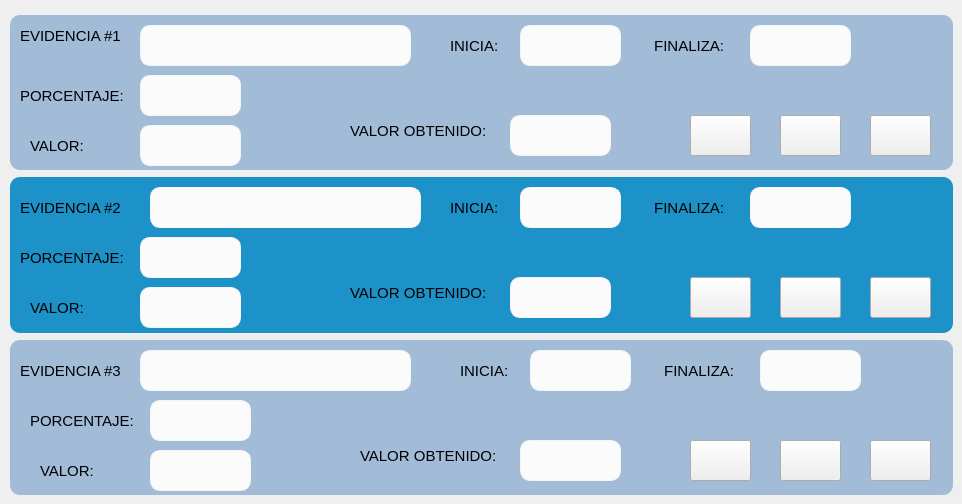
     <widget class="QWidget" name="tab_7">
      <attribute name="title">
       <string>TEMA 7</string>
      </attribute>
      <widget class="QFrame" name="frame_32">
       <property name="geometry">
        <rect>
         <x>10</x>
         <y>177</y>
         <width>943</width>
         <height>156</height>
        </rect>
       </property>
       <property name="styleSheet">
        <string notr="true">QFrame {
                background-color: rgb(29, 146, 200);
                border: none;
                border-radius: 10px;
                transition: background-color 0.5s ease-in-out;
            }
            QFrame:hover {
                background-color: rgb(102, 187, 255);
            }</string>
       </property>
       <property name="frameShape">
        <enum>QFrame::StyledPanel</enum>
       </property>
       <property name="frameShadow">
        <enum>QFrame::Raised</enum>
       </property>
       <widget class="QPushButton" name="pushButton_88">
        <property name="geometry">
         <rect>
          <x>680</x>
          <y>100</y>
          <width>61</width>
          <height>41</height>
         </rect>
        </property>
        <property name="text">
         <string/>
        </property>
        <property name="icon">
         <iconset>
          <normaloff>D:/Users/MAL19/Downloads/archivo.png</normaloff>D:/Users/MAL19/Downloads/archivo.png</iconset>
        </property>
        <property name="iconSize">
         <size>
          <width>35</width>
          <height>35</height>
         </size>
        </property>
       </widget>
       <widget class="QPushButton" name="pushButton_89">
        <property name="geometry">
         <rect>
          <x>860</x>
          <y>100</y>
          <width>61</width>
          <height>41</height>
         </rect>
        </property>
        <property name="text">
         <string/>
        </property>
        <property name="icon">
         <iconset>
          <normaloff>D:/Users/MAL19/Downloads/lista-de-verificacion.png</normaloff>D:/Users/MAL19/Downloads/lista-de-verificacion.png</iconset>
        </property>
        <property name="iconSize">
         <size>
          <width>35</width>
          <height>35</height>
         </size>
        </property>
       </widget>
       <widget class="QPushButton" name="pushButton_90">
        <property name="geometry">
         <rect>
          <x>770</x>
          <y>100</y>
          <width>61</width>
          <height>41</height>
         </rect>
        </property>
        <property name="text">
         <string/>
        </property>
        <property name="icon">
         <iconset>
          <normaloff>D:/Users/MAL19/Downloads/subir.png</normaloff>D:/Users/MAL19/Downloads/subir.png</iconset>
        </property>
        <property name="iconSize">
         <size>
          <width>35</width>
          <height>35</height>
         </size>
        </property>
       </widget>
       <widget class="QLabel" name="label_116">
        <property name="geometry">
         <rect>
          <x>10</x>
          <y>10</y>
          <width>121</width>
          <height>41</height>
         </rect>
        </property>
        <property name="font">
         <font>
          <family>Segoe UI</family>
          <pointsize>11</pointsize>
         </font>
        </property>
        <property name="styleSheet">
         <string notr="true">QLabel{
background-color:transparent;
border:none;

}</string>
        </property>
        <property name="text">
         <string>EVIDENCIA #2</string>
        </property>
       </widget>
       <widget class="QLineEdit" name="materia_116">
        <property name="geometry">
         <rect>
          <x>140</x>
          <y>10</y>
          <width>271</width>
          <height>41</height>
         </rect>
        </property>
        <property name="font">
         <font>
          <family>Segoe UI</family>
          <pointsize>12</pointsize>
         </font>
        </property>
        <property name="styleSheet">
         <string notr="true">QLineEdit{
background-color:#fafbfa;
border-radius:10px;
border:1px solid #f4f4f4;
text-aling:center;
}
</string>
        </property>
        <property name="readOnly">
         <bool>true</bool>
        </property>
       </widget>
       <widget class="QLineEdit" name="materia_117">
        <property name="geometry">
         <rect>
          <x>510</x>
          <y>10</y>
          <width>101</width>
          <height>41</height>
         </rect>
        </property>
        <property name="font">
         <font>
          <family>Segoe UI</family>
          <pointsize>12</pointsize>
         </font>
        </property>
        <property name="styleSheet">
         <string notr="true">QLineEdit{
background-color:#fafbfa;
border-radius:10px;
border:1px solid #f4f4f4;
text-aling:center;
}
</string>
        </property>
        <property name="readOnly">
         <bool>true</bool>
        </property>
       </widget>
       <widget class="QLabel" name="label_117">
        <property name="geometry">
         <rect>
          <x>440</x>
          <y>10</y>
          <width>71</width>
          <height>41</height>
         </rect>
        </property>
        <property name="font">
         <font>
          <family>Segoe UI</family>
          <pointsize>11</pointsize>
         </font>
        </property>
        <property name="styleSheet">
         <string notr="true">QLabel{
background-color:transparent;
border:none;

}</string>
        </property>
        <property name="text">
         <string>INICIA:</string>
        </property>
       </widget>
       <widget class="QLineEdit" name="materia_118">
        <property name="geometry">
         <rect>
          <x>130</x>
          <y>60</y>
          <width>101</width>
          <height>41</height>
         </rect>
        </property>
        <property name="font">
         <font>
          <family>Segoe UI</family>
          <pointsize>12</pointsize>
         </font>
        </property>
        <property name="styleSheet">
         <string notr="true">QLineEdit{
background-color:#fafbfa;
border-radius:10px;
border:1px solid #f4f4f4;
text-aling:center;
}
</string>
        </property>
        <property name="readOnly">
         <bool>true</bool>
        </property>
       </widget>
       <widget class="QLineEdit" name="materia_119">
        <property name="geometry">
         <rect>
          <x>740</x>
          <y>10</y>
          <width>101</width>
          <height>41</height>
         </rect>
        </property>
        <property name="font">
         <font>
          <family>Segoe UI</family>
          <pointsize>12</pointsize>
         </font>
        </property>
        <property name="styleSheet">
         <string notr="true">QLineEdit{
background-color:#fafbfa;
border-radius:10px;
border:1px solid #f4f4f4;
text-aling:center;
}
</string>
        </property>
        <property name="text">
         <string/>
        </property>
        <property name="readOnly">
         <bool>true</bool>
        </property>
       </widget>
       <widget class="QLabel" name="label_118">
        <property name="geometry">
         <rect>
          <x>20</x>
          <y>110</y>
          <width>61</width>
          <height>41</height>
         </rect>
        </property>
        <property name="font">
         <font>
          <family>Segoe UI</family>
          <pointsize>11</pointsize>
         </font>
        </property>
        <property name="styleSheet">
         <string notr="true">QLabel{
background-color:transparent;
border:none;

}</string>
        </property>
        <property name="text">
         <string>VALOR:</string>
        </property>
       </widget>
       <widget class="QLabel" name="label_119">
        <property name="geometry">
         <rect>
          <x>10</x>
          <y>60</y>
          <width>121</width>
          <height>41</height>
         </rect>
        </property>
        <property name="font">
         <font>
          <family>Segoe UI</family>
          <pointsize>11</pointsize>
         </font>
        </property>
        <property name="styleSheet">
         <string notr="true">QLabel{
background-color:transparent;
border:none;

}</string>
        </property>
        <property name="text">
         <string>PORCENTAJE:</string>
        </property>
       </widget>
       <widget class="QLabel" name="label_120">
        <property name="geometry">
         <rect>
          <x>340</x>
          <y>100</y>
          <width>161</width>
          <height>31</height>
         </rect>
        </property>
        <property name="font">
         <font>
          <family>Segoe UI</family>
          <pointsize>11</pointsize>
         </font>
        </property>
        <property name="styleSheet">
         <string notr="true">QLabel{
background-color:transparent;
border:none;

}</string>
        </property>
        <property name="text">
         <string>VALOR OBTENIDO:</string>
        </property>
       </widget>
       <widget class="QLineEdit" name="materia_120">
        <property name="geometry">
         <rect>
          <x>130</x>
          <y>110</y>
          <width>101</width>
          <height>41</height>
         </rect>
        </property>
        <property name="font">
         <font>
          <family>Segoe UI</family>
          <pointsize>12</pointsize>
         </font>
        </property>
        <property name="styleSheet">
         <string notr="true">QLineEdit{
background-color:#fafbfa;
border-radius:10px;
border:1px solid #f4f4f4;
text-aling:center;
}
</string>
        </property>
        <property name="text">
         <string/>
        </property>
        <property name="readOnly">
         <bool>true</bool>
        </property>
       </widget>
       <widget class="QLineEdit" name="materia_121">
        <property name="geometry">
         <rect>
          <x>500</x>
          <y>100</y>
          <width>101</width>
          <height>41</height>
         </rect>
        </property>
        <property name="font">
         <font>
          <family>Segoe UI</family>
          <pointsize>12</pointsize>
         </font>
        </property>
        <property name="styleSheet">
         <string notr="true">QLineEdit{
background-color:#fafbfa;
border-radius:10px;
border:1px solid #f4f4f4;
text-aling:center;
}
</string>
        </property>
        <property name="text">
         <string/>
        </property>
        <property name="readOnly">
         <bool>true</bool>
        </property>
       </widget>
       <widget class="QLabel" name="label_121">
        <property name="geometry">
         <rect>
          <x>640</x>
          <y>10</y>
          <width>91</width>
          <height>41</height>
         </rect>
        </property>
        <property name="font">
         <font>
          <family>Segoe UI</family>
          <pointsize>11</pointsize>
         </font>
        </property>
        <property name="styleSheet">
         <string notr="true">QLabel{
background-color:transparent;
border:none;

}</string>
        </property>
        <property name="text">
         <string> FINALIZA:</string>
        </property>
       </widget>
      </widget>
      <widget class="QFrame" name="frame_33">
       <property name="geometry">
        <rect>
         <x>10</x>
         <y>15</y>
         <width>943</width>
         <height>155</height>
        </rect>
       </property>
       <property name="styleSheet">
        <string notr="true">QFrame {
                background-color: rgb(162, 188, 216);
                border: none;
                border-radius: 10px;
                transition: background-color 0.3s ease;
            }
            QFrame:hover {
                background-color: rgb(102, 147, 188);
            }</string>
       </property>
       <property name="frameShape">
        <enum>QFrame::StyledPanel</enum>
       </property>
       <property name="frameShadow">
        <enum>QFrame::Raised</enum>
       </property>
       <widget class="QPushButton" name="pushButton_91">
        <property name="geometry">
         <rect>
          <x>680</x>
          <y>100</y>
          <width>61</width>
          <height>41</height>
         </rect>
        </property>
        <property name="text">
         <string/>
        </property>
        <property name="icon">
         <iconset>
          <normaloff>D:/Users/MAL19/Downloads/archivo.png</normaloff>D:/Users/MAL19/Downloads/archivo.png</iconset>
        </property>
        <property name="iconSize">
         <size>
          <width>35</width>
          <height>35</height>
         </size>
        </property>
       </widget>
       <widget class="QPushButton" name="pushButton_92">
        <property name="geometry">
         <rect>
          <x>860</x>
          <y>100</y>
          <width>61</width>
          <height>41</height>
         </rect>
        </property>
        <property name="text">
         <string/>
        </property>
        <property name="icon">
         <iconset>
          <normaloff>D:/Users/MAL19/Downloads/lista-de-verificacion.png</normaloff>D:/Users/MAL19/Downloads/lista-de-verificacion.png</iconset>
        </property>
        <property name="iconSize">
         <size>
          <width>35</width>
          <height>35</height>
         </size>
        </property>
       </widget>
       <widget class="QPushButton" name="pushButton_93">
        <property name="geometry">
         <rect>
          <x>770</x>
          <y>100</y>
          <width>61</width>
          <height>41</height>
         </rect>
        </property>
        <property name="text">
         <string/>
        </property>
        <property name="icon">
         <iconset>
          <normaloff>D:/Users/MAL19/Downloads/subir.png</normaloff>D:/Users/MAL19/Downloads/subir.png</iconset>
        </property>
        <property name="iconSize">
         <size>
          <width>35</width>
          <height>35</height>
         </size>
        </property>
       </widget>
       <widget class="QLabel" name="label_122">
        <property name="geometry">
         <rect>
          <x>10</x>
          <y>0</y>
          <width>121</width>
          <height>41</height>
         </rect>
        </property>
        <property name="font">
         <font>
          <family>Segoe UI</family>
          <pointsize>11</pointsize>
         </font>
        </property>
        <property name="styleSheet">
         <string notr="true">QLabel{
background-color:transparent;
border:none;

}</string>
        </property>
        <property name="text">
         <string>EVIDENCIA #1</string>
        </property>
       </widget>
       <widget class="QLineEdit" name="evidencia1">
        <property name="geometry">
         <rect>
          <x>130</x>
          <y>10</y>
          <width>271</width>
          <height>41</height>
         </rect>
        </property>
        <property name="font">
         <font>
          <family>Segoe UI</family>
          <pointsize>12</pointsize>
         </font>
        </property>
        <property name="styleSheet">
         <string notr="true">QLineEdit{
background-color:#fafbfa;
border-radius:10px;
border:1px solid #f4f4f4;
text-aling:center;
}
</string>
        </property>
        <property name="readOnly">
         <bool>true</bool>
        </property>
       </widget>
       <widget class="QLabel" name="label_123">
        <property name="geometry">
         <rect>
          <x>10</x>
          <y>60</y>
          <width>121</width>
          <height>41</height>
         </rect>
        </property>
        <property name="font">
         <font>
          <family>Segoe UI</family>
          <pointsize>11</pointsize>
         </font>
        </property>
        <property name="styleSheet">
         <string notr="true">QLabel{
background-color:transparent;
border:none;

}</string>
        </property>
        <property name="text">
         <string>PORCENTAJE:</string>
        </property>
       </widget>
       <widget class="QLineEdit" name="porcentaje1">
        <property name="geometry">
         <rect>
          <x>130</x>
          <y>60</y>
          <width>101</width>
          <height>41</height>
         </rect>
        </property>
        <property name="font">
         <font>
          <family>Segoe UI</family>
          <pointsize>12</pointsize>
         </font>
        </property>
        <property name="styleSheet">
         <string notr="true">QLineEdit{
background-color:#fafbfa;
border-radius:10px;
border:1px solid #f4f4f4;
text-aling:center;
}
</string>
        </property>
        <property name="readOnly">
         <bool>true</bool>
        </property>
       </widget>
       <widget class="QLineEdit" name="inicio1">
        <property name="geometry">
         <rect>
          <x>510</x>
          <y>10</y>
          <width>101</width>
          <height>41</height>
         </rect>
        </property>
        <property name="font">
         <font>
          <family>Segoe UI</family>
          <pointsize>12</pointsize>
         </font>
        </property>
        <property name="styleSheet">
         <string notr="true">QLineEdit{
background-color:#fafbfa;
border-radius:10px;
border:1px solid #f4f4f4;
text-aling:center;
}
</string>
        </property>
        <property name="readOnly">
         <bool>true</bool>
        </property>
       </widget>
       <widget class="QLabel" name="label_124">
        <property name="geometry">
         <rect>
          <x>440</x>
          <y>10</y>
          <width>71</width>
          <height>41</height>
         </rect>
        </property>
        <property name="font">
         <font>
          <family>Segoe UI</family>
          <pointsize>11</pointsize>
         </font>
        </property>
        <property name="styleSheet">
         <string notr="true">QLabel{
background-color:transparent;
border:none;

}</string>
        </property>
        <property name="text">
         <string>INICIA:</string>
        </property>
       </widget>
       <widget class="QLineEdit" name="fin1">
        <property name="geometry">
         <rect>
          <x>740</x>
          <y>10</y>
          <width>101</width>
          <height>41</height>
         </rect>
        </property>
        <property name="font">
         <font>
          <family>Segoe UI</family>
          <pointsize>12</pointsize>
         </font>
        </property>
        <property name="styleSheet">
         <string notr="true">QLineEdit{
background-color:#fafbfa;
border-radius:10px;
border:1px solid #f4f4f4;
text-aling:center;
}
</string>
        </property>
        <property name="text">
         <string/>
        </property>
        <property name="readOnly">
         <bool>true</bool>
        </property>
       </widget>
       <widget class="QLabel" name="label_125">
        <property name="geometry">
         <rect>
          <x>640</x>
          <y>10</y>
          <width>91</width>
          <height>41</height>
         </rect>
        </property>
        <property name="font">
         <font>
          <family>Segoe UI</family>
          <pointsize>11</pointsize>
         </font>
        </property>
        <property name="styleSheet">
         <string notr="true">QLabel{
background-color:transparent;
border:none;

}</string>
        </property>
        <property name="text">
         <string> FINALIZA:</string>
        </property>
       </widget>
       <widget class="QLineEdit" name="val1">
        <property name="geometry">
         <rect>
          <x>130</x>
          <y>110</y>
          <width>101</width>
          <height>41</height>
         </rect>
        </property>
        <property name="font">
         <font>
          <family>Segoe UI</family>
          <pointsize>12</pointsize>
         </font>
        </property>
        <property name="styleSheet">
         <string notr="true">QLineEdit{
background-color:#fafbfa;
border-radius:10px;
border:1px solid #f4f4f4;
text-aling:center;
}
</string>
        </property>
        <property name="text">
         <string/>
        </property>
        <property name="readOnly">
         <bool>true</bool>
        </property>
       </widget>
       <widget class="QLabel" name="label_126">
        <property name="geometry">
         <rect>
          <x>20</x>
          <y>110</y>
          <width>61</width>
          <height>41</height>
         </rect>
        </property>
        <property name="font">
         <font>
          <family>Segoe UI</family>
          <pointsize>11</pointsize>
         </font>
        </property>
        <property name="styleSheet">
         <string notr="true">QLabel{
background-color:transparent;
border:none;

}</string>
        </property>
        <property name="text">
         <string>VALOR:</string>
        </property>
       </widget>
       <widget class="QLineEdit" name="obt1">
        <property name="geometry">
         <rect>
          <x>500</x>
          <y>100</y>
          <width>101</width>
          <height>41</height>
         </rect>
        </property>
        <property name="font">
         <font>
          <family>Segoe UI</family>
          <pointsize>12</pointsize>
         </font>
        </property>
        <property name="styleSheet">
         <string notr="true">QLineEdit{
background-color:#fafbfa;
border-radius:10px;
border:1px solid #f4f4f4;
text-aling:center;
}
</string>
        </property>
        <property name="text">
         <string/>
        </property>
        <property name="readOnly">
         <bool>true</bool>
        </property>
       </widget>
       <widget class="QLabel" name="label_127">
        <property name="geometry">
         <rect>
          <x>340</x>
          <y>100</y>
          <width>161</width>
          <height>31</height>
         </rect>
        </property>
        <property name="font">
         <font>
          <family>Segoe UI</family>
          <pointsize>11</pointsize>
         </font>
        </property>
        <property name="styleSheet">
         <string notr="true">QLabel{
background-color:transparent;
border:none;

}</string>
        </property>
        <property name="text">
         <string>VALOR OBTENIDO:</string>
        </property>
       </widget>
      </widget>
      <widget class="QFrame" name="frame_34">
       <property name="geometry">
        <rect>
         <x>10</x>
         <y>340</y>
         <width>943</width>
         <height>155</height>
        </rect>
       </property>
       <property name="styleSheet">
        <string notr="true">QFrame {
                background-color: rgb(162, 188, 216);
                border: none;
                border-radius: 10px;
                transition: background-color 0.3s ease;
            }
            QFrame:hover {
                background-color: rgb(102, 147, 188);
            }</string>
       </property>
       <property name="frameShape">
        <enum>QFrame::StyledPanel</enum>
       </property>
       <property name="frameShadow">
        <enum>QFrame::Raised</enum>
       </property>
       <widget class="QPushButton" name="pushButton_94">
        <property name="geometry">
         <rect>
          <x>680</x>
          <y>100</y>
          <width>61</width>
          <height>41</height>
         </rect>
        </property>
        <property name="text">
         <string/>
        </property>
        <property name="icon">
         <iconset>
          <normaloff>D:/Users/MAL19/Downloads/archivo.png</normaloff>D:/Users/MAL19/Downloads/archivo.png</iconset>
        </property>
        <property name="iconSize">
         <size>
          <width>35</width>
          <height>35</height>
         </size>
        </property>
       </widget>
       <widget class="QPushButton" name="pushButton_95">
        <property name="geometry">
         <rect>
          <x>860</x>
          <y>100</y>
          <width>61</width>
          <height>41</height>
         </rect>
        </property>
        <property name="text">
         <string/>
        </property>
        <property name="icon">
         <iconset>
          <normaloff>D:/Users/MAL19/Downloads/lista-de-verificacion.png</normaloff>D:/Users/MAL19/Downloads/lista-de-verificacion.png</iconset>
        </property>
        <property name="iconSize">
         <size>
          <width>35</width>
          <height>35</height>
         </size>
        </property>
       </widget>
       <widget class="QPushButton" name="pushButton_96">
        <property name="geometry">
         <rect>
          <x>770</x>
          <y>100</y>
          <width>61</width>
          <height>41</height>
         </rect>
        </property>
        <property name="text">
         <string/>
        </property>
        <property name="icon">
         <iconset>
          <normaloff>D:/Users/MAL19/Downloads/subir.png</normaloff>D:/Users/MAL19/Downloads/subir.png</iconset>
        </property>
        <property name="iconSize">
         <size>
          <width>35</width>
          <height>35</height>
         </size>
        </property>
       </widget>
       <widget class="QLabel" name="label_128">
        <property name="geometry">
         <rect>
          <x>10</x>
          <y>10</y>
          <width>121</width>
          <height>41</height>
         </rect>
        </property>
        <property name="font">
         <font>
          <family>Segoe UI</family>
          <pointsize>11</pointsize>
         </font>
        </property>
        <property name="styleSheet">
         <string notr="true">QLabel{
background-color:transparent;
border:none;

}</string>
        </property>
        <property name="text">
         <string>EVIDENCIA #3</string>
        </property>
       </widget>
       <widget class="QLabel" name="label_129">
        <property name="geometry">
         <rect>
          <x>30</x>
          <y>110</y>
          <width>61</width>
          <height>41</height>
         </rect>
        </property>
        <property name="font">
         <font>
          <family>Segoe UI</family>
          <pointsize>11</pointsize>
         </font>
        </property>
        <property name="styleSheet">
         <string notr="true">QLabel{
background-color:transparent;
border:none;

}</string>
        </property>
        <property name="text">
         <string>VALOR:</string>
        </property>
       </widget>
       <widget class="QLabel" name="label_130">
        <property name="geometry">
         <rect>
          <x>350</x>
          <y>100</y>
          <width>161</width>
          <height>31</height>
         </rect>
        </property>
        <property name="font">
         <font>
          <family>Segoe UI</family>
          <pointsize>11</pointsize>
         </font>
        </property>
        <property name="styleSheet">
         <string notr="true">QLabel{
background-color:transparent;
border:none;

}</string>
        </property>
        <property name="text">
         <string>VALOR OBTENIDO:</string>
        </property>
       </widget>
       <widget class="QLineEdit" name="materia_128">
        <property name="geometry">
         <rect>
          <x>130</x>
          <y>10</y>
          <width>271</width>
          <height>41</height>
         </rect>
        </property>
        <property name="font">
         <font>
          <family>Segoe UI</family>
          <pointsize>12</pointsize>
         </font>
        </property>
        <property name="styleSheet">
         <string notr="true">QLineEdit{
background-color:#fafbfa;
border-radius:10px;
border:1px solid #f4f4f4;
text-aling:center;
}
</string>
        </property>
        <property name="readOnly">
         <bool>true</bool>
        </property>
       </widget>
       <widget class="QLineEdit" name="materia_129">
        <property name="geometry">
         <rect>
          <x>140</x>
          <y>60</y>
          <width>101</width>
          <height>41</height>
         </rect>
        </property>
        <property name="font">
         <font>
          <family>Segoe UI</family>
          <pointsize>12</pointsize>
         </font>
        </property>
        <property name="styleSheet">
         <string notr="true">QLineEdit{
background-color:#fafbfa;
border-radius:10px;
border:1px solid #f4f4f4;
text-aling:center;
}
</string>
        </property>
        <property name="readOnly">
         <bool>true</bool>
        </property>
       </widget>
       <widget class="QLabel" name="label_131">
        <property name="geometry">
         <rect>
          <x>450</x>
          <y>10</y>
          <width>71</width>
          <height>41</height>
         </rect>
        </property>
        <property name="font">
         <font>
          <family>Segoe UI</family>
          <pointsize>11</pointsize>
         </font>
        </property>
        <property name="styleSheet">
         <string notr="true">QLabel{
background-color:transparent;
border:none;

}</string>
        </property>
        <property name="text">
         <string>INICIA:</string>
        </property>
       </widget>
       <widget class="QLabel" name="label_132">
        <property name="geometry">
         <rect>
          <x>650</x>
          <y>10</y>
          <width>91</width>
          <height>41</height>
         </rect>
        </property>
        <property name="font">
         <font>
          <family>Segoe UI</family>
          <pointsize>11</pointsize>
         </font>
        </property>
        <property name="styleSheet">
         <string notr="true">QLabel{
background-color:transparent;
border:none;

}</string>
        </property>
        <property name="text">
         <string> FINALIZA:</string>
        </property>
       </widget>
       <widget class="QLineEdit" name="materia_130">
        <property name="geometry">
         <rect>
          <x>140</x>
          <y>110</y>
          <width>101</width>
          <height>41</height>
         </rect>
        </property>
        <property name="font">
         <font>
          <family>Segoe UI</family>
          <pointsize>12</pointsize>
         </font>
        </property>
        <property name="styleSheet">
         <string notr="true">QLineEdit{
background-color:#fafbfa;
border-radius:10px;
border:1px solid #f4f4f4;
text-aling:center;
}
</string>
        </property>
        <property name="text">
         <string/>
        </property>
        <property name="readOnly">
         <bool>true</bool>
        </property>
       </widget>
       <widget class="QLineEdit" name="materia_131">
        <property name="geometry">
         <rect>
          <x>510</x>
          <y>100</y>
          <width>101</width>
          <height>41</height>
         </rect>
        </property>
        <property name="font">
         <font>
          <family>Segoe UI</family>
          <pointsize>12</pointsize>
         </font>
        </property>
        <property name="styleSheet">
         <string notr="true">QLineEdit{
background-color:#fafbfa;
border-radius:10px;
border:1px solid #f4f4f4;
text-aling:center;
}
</string>
        </property>
        <property name="text">
         <string/>
        </property>
        <property name="readOnly">
         <bool>true</bool>
        </property>
       </widget>
       <widget class="QLineEdit" name="materia_132">
        <property name="geometry">
         <rect>
          <x>750</x>
          <y>10</y>
          <width>101</width>
          <height>41</height>
         </rect>
        </property>
        <property name="font">
         <font>
          <family>Segoe UI</family>
          <pointsize>12</pointsize>
         </font>
        </property>
        <property name="styleSheet">
         <string notr="true">QLineEdit{
background-color:#fafbfa;
border-radius:10px;
border:1px solid #f4f4f4;
text-aling:center;
}
</string>
        </property>
        <property name="text">
         <string/>
        </property>
        <property name="readOnly">
         <bool>true</bool>
        </property>
       </widget>
       <widget class="QLabel" name="label_133">
        <property name="geometry">
         <rect>
          <x>20</x>
          <y>60</y>
          <width>121</width>
          <height>41</height>
         </rect>
        </property>
        <property name="font">
         <font>
          <family>Segoe UI</family>
          <pointsize>11</pointsize>
         </font>
        </property>
        <property name="styleSheet">
         <string notr="true">QLabel{
background-color:transparent;
border:none;

}</string>
        </property>
        <property name="text">
         <string>PORCENTAJE:</string>
        </property>
       </widget>
       <widget class="QLineEdit" name="materia_133">
        <property name="geometry">
         <rect>
          <x>520</x>
          <y>10</y>
          <width>101</width>
          <height>41</height>
         </rect>
        </property>
        <property name="font">
         <font>
          <family>Segoe UI</family>
          <pointsize>12</pointsize>
         </font>
        </property>
        <property name="styleSheet">
         <string notr="true">QLineEdit{
background-color:#fafbfa;
border-radius:10px;
border:1px solid #f4f4f4;
text-aling:center;
}
</string>
        </property>
        <property name="readOnly">
         <bool>true</bool>
        </property>
       </widget>
      </widget>
     </widget>
